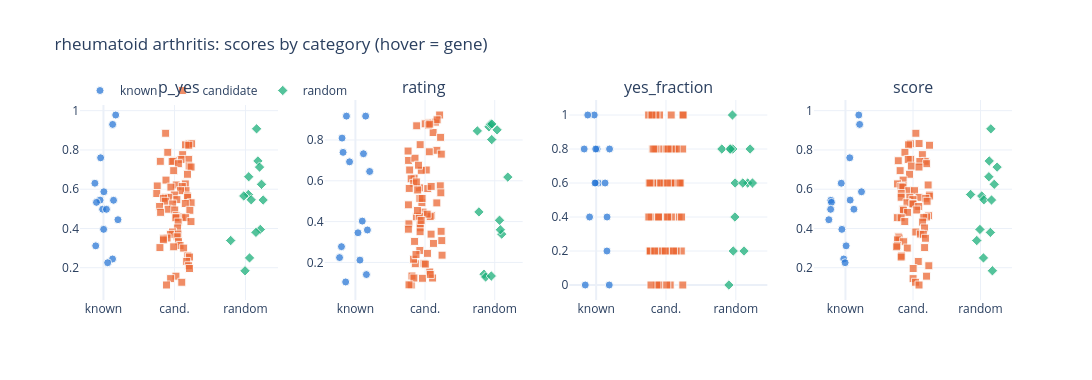
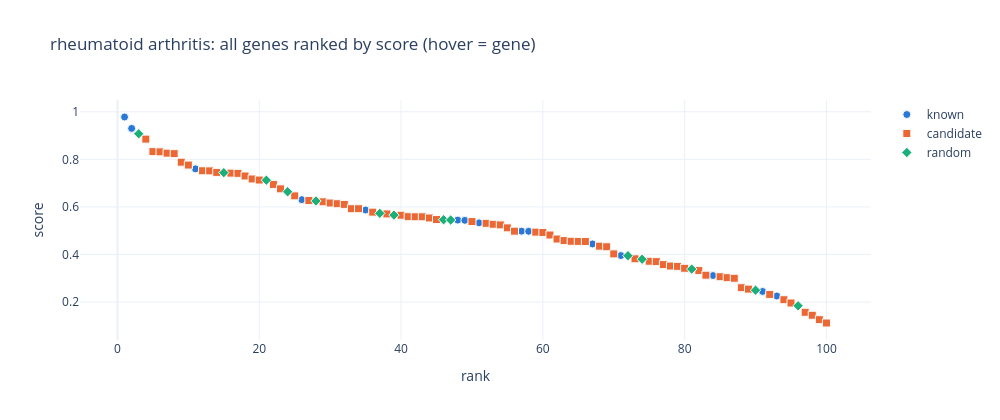

Notebook cell for these charts, in order:
### Markdown cell above
## 対話型グラフ（ホバーで遺伝子名）

### このセルがすること：p_yes / rating / yes_fraction / score を分類ごとの散布図にし、順位付きの全遺伝子図を描く
- 点にマウスを乗せると記号・タンパク質名・分類・値が出ます。色と形の両方で分類を示します。`pip install plotly nbformat ipython` が必要です（入れた後はカーネルを再起動）。

### Code cell
import plotly.graph_objects as go
from plotly.subplots import make_subplots
CAT = [("known", "#2a78d6", "circle"), ("candidate", "#eb6834", "square"), ("random", "#1baf7a", "diamond")]
hover = "<b>%{customdata[0]}</b><br>%{customdata[1]}<br>%{customdata[2]}<br>値 = %{y:.3f}<extra></extra>"
cols_plot = [c for c in ("p_yes", "rating", "yes_fraction", "score", "score_adj") if c in res.columns and res[c].notna().any()]
rj = random.Random(0)
fig = make_subplots(rows=1, cols=len(cols_plot), subplot_titles=cols_plot)
for k, col in enumerate(cols_plot):
    for j, (cat, color, sym) in enumerate(CAT):
        d = res[res["category"] == cat]
        fig.add_trace(go.Scatter(x=[j + (rj.random() - 0.5) * 0.5 for _ in range(len(d))], y=d[col], mode="markers", name=cat,
                                 legendgroup=cat, showlegend=(k == 0), marker=dict(color=color, symbol=sym, size=8, opacity=0.75, line=dict(width=1, color="#fcfcfb")),
                                 customdata=d[["symbol", "gene_label", "category"]].values, hovertemplate=hover), row=1, col=k + 1)
    fig.update_xaxes(tickvals=[0, 1, 2], ticktext=["known", "cand.", "random"], row=1, col=k + 1)
fig.update_layout(height=380, width=280 * len(cols_plot) + 100, title=f"{DISEASE}: scores by category (hover = gene)", template="plotly_white",
                  legend=dict(orientation="h", y=1.12, x=0))
fig.show()
order = res.sort_values(score_col, ascending=False).reset_index(drop=True)
fig3 = go.Figure()
for cat, color, sym in CAT:
    d = order[order["category"] == cat]
    fig3.add_trace(go.Scatter(x=d.index + 1, y=d[score_col], mode="markers", name=cat, marker=dict(color=color, symbol=sym, size=8, line=dict(width=1, color="#fcfcfb")),
                              customdata=d[["symbol", "gene_label", "category"]].values,
                              hovertemplate="rank %{x}<br><b>%{customdata[0]}</b><br>%{customdata[1]}<br>%{customdata[2]}<br>" + score_col + " = %{y:.3f}<extra></extra>"))
fig3.update_layout(title=f"{DISEASE}: all genes ranked by {score_col} (hover = gene)", xaxis_title="rank", yaxis_title=score_col, template="plotly_white", width=1000, height=420)
fig3.show()
html_path = OUT_CSV.replace(".csv", "_charts.html")
with open(html_path, "w", encoding="utf-8") as f:
    f.write("<html><head><meta charset='utf-8'></head><body>" + fig.to_html(full_html=False, include_plotlyjs="cdn") + fig3.to_html(full_html=False, include_plotlyjs="cdn") + "</body></html>")
print("saved:", html_path)

### Figure 1 — Plotly figure (JSON) as saved in the notebook; plotly's stock layout.template omitted (floating-point values rounded to 4 significant figures; data arrays with more than 128 entries replaced by an {"elided": "..."} marker saying what was removed)
{"data": [{"customdata": [["JAK3", "JAK3 (Janus kinase 3)", "known"], ["PTGS2", "PTGS2 (prostaglandin-endoperoxide synthase 2)", "known"], ["DHFR", "DHFR (dihydrofolate reductase)", "known"], ["IL6R", "IL6R (interleukin 6 receptor)", "known"], ["JAK2", "JAK2 (Janus kinase 2)", "known"], ["CD80", "CD80 (CD80 molecule)", "known"], ["IL6", "IL6 (interleukin 6)", "known"], ["MS4A1", "MS4A1 (membrane spanning 4-domains A1)", "known"], ["TNFSF11", "TNFSF11 (TNF superfamily member 11)", "known"], ["CD86", "CD86 (CD86 molecule)", "known"], ["NR3C1", "NR3C1 (nuclear receptor subfamily 3 group C member 1)", "known"], ["IL1R1", "IL1R1 (interleukin 1 receptor type 1)", "known"], ["TNF", "TNF (tumor necrosis factor)", "known"], ["JAK1", "JAK1 (Janus kinase 1)", "known"], ["DHODH", "DHODH (dihydroorotate dehydrogenase (quinone))", "known"]], "hovertemplate": "<b>%{customdata[0]}</b><br>%{customdata[1]}<br>%{customdata[2]}<br>値 = %{y:.3f}<extra></extra>", "legendgroup": "known", "marker": {"color": "#2a78d6", "line": {"color": "#fcfcfb", "width": 1}, "opacity": 0.75, "size": 8, "symbol": "circle"}, "mode": "markers", "name": "known", "showlegend": true, "type": "scatter", "x": [0.1722, 0.129, -0.03971, -0.1205, 0.005637, -0.04753, 0.1419, -0.09834, -0.0117, 0.04169, 0.2041, 0.002343, -0.1091, 0.1279, 0.05918], "xaxis": "x", "y": [0.978, 0.93, 0.76, 0.6305, 0.587, 0.5445, 0.5435, 0.533, 0.498, 0.4975, 0.4445, 0.3955, 0.3115, 0.2445, 0.2255], "yaxis": "y"}, {"customdata": {"elided": "71x3 str values"}, "hovertemplate": "<b>%{customdata[0]}</b><br>%{customdata[1]}<br>%{customdata[2]}<br>値 = %{y:.3f}<extra></extra>", "legendgroup": "candidate", "marker": {"color": "#eb6834", "line": {"color": "#fcfcfb", "width": 1}, "opacity": 0.75, "size": 8, "symbol": "square"}, "mode": "markers", "name": "candidate", "showlegend": true, "type": "scatter", "x": [0.8753, 1.205, 1.241, 1.155, 1.201, 0.9051, 1.115, 1.199, 1.092, 0.9861, 0.8004, 0.9671, 1.055, 1.207, 1.233, 0.9885, 1.183, 0.8802, 1.153, 1.024, 0.757, 1.11, 0.9494, 1.162, 1.084, 0.7506, 0.9968, 1.184, 0.872, 0.9126, 1.185, 0.8455, 1.034, 0.8693, 1.234, 1.152, 0.974, 0.7902, 0.91, 1.004, 1.216, 0.8045, 1.026, 1.103, 1.024, 1.157, 1.02, 1.232, 1.052, 1.044, 0.9725, 1.048, 0.9425, 1.038, 0.8952, 0.8447, 0.8434, 1.056, 1.078, 0.9883, 0.7949, 1.129, 1.188, 1.212, 1.171, 1.199, 1.212, 1.02, 0.9456, 1.103, 0.8878], "xaxis": "x", "y": [0.885, 0.8325, 0.8315, 0.826, 0.824, 0.788, 0.776, 0.752, 0.7515, 0.745, 0.742, 0.741, 0.73, 0.7175, 0.713, 0.6945, 0.676, 0.6465, 0.627, 0.6215, 0.6165, 0.6135, 0.6105, 0.5925, 0.5925, 0.578, 0.5705, 0.565, 0.559, 0.5585, 0.5585, 0.5535, 0.547, 0.5385, 0.531, 0.527, 0.5245, 0.512, 0.498, 0.494, 0.4925, 0.482, 0.465, 0.4585, 0.4555, 0.455, 0.4545, 0.435, 0.4325, 0.4025, 0.382, 0.3715, 0.37, 0.3575, 0.3515, 0.35, 0.342, 0.3325, 0.313, 0.3065, 0.3025, 0.3, 0.2605, 0.2545, 0.232, 0.21, 0.196, 0.157, 0.1445, 0.126, 0.112], "yaxis": "y"}, {"customdata": [["GGTLC3", "GGTLC3 (gamma-glutamyltransferase light chain family member 3)", "random"], ["BCL9", "BCL9 (BCL9 transcription coactivator)", "random"], ["EXOSC5", "EXOSC5 (exosome component 5)", "random"], ["CCDC39", "CCDC39 (coiled-coil domain 39 molecular ruler complex subunit)", "random"], ["NR2C1", "NR2C1 (nuclear receptor subfamily 2 group C member 1)", "random"], ["GLIPR1", "GLIPR1 (GLI pathogenesis related 1)", "random"], ["POLGARF", "POLGARF (POLG alternative reading frame)", "random"], ["PCDH11Y", "PCDH11Y (protocadherin 11 Y-linked)", "random"], ["NUDT1", "NUDT1 (nudix hydrolase 1)", "random"], ["KCNE4", "KCNE4 (potassium voltage-gated channel subfamily E regulatory subunit 4)", "random"], ["OR8U8", "OR8U8 (olfactory receptor family 8 subfamily U member 8)", "random"], ["CDC20B", "CDC20B (cell division cycle 20B)", "random"], ["ATG4C", "ATG4C (autophagy related 4C cysteine peptidase)", "random"], ["MELK", "MELK (maternal embryonic leucine zipper kinase)", "random"]], "hovertemplate": "<b>%{customdata[0]}</b><br>%{customdata[1]}<br>%{customdata[2]}<br>値 = %{y:.3f}<extra></extra>", "legendgroup": "random", "marker": {"color": "#1baf7a", "line": {"color": "#fcfcfb", "width": 1}, "opacity": 0.75, "size": 8, "symbol": "diamond"}, "mode": "markers", "name": "random", "showlegend": true, "type": "scatter", "x": [2.156, 2.175, 2.198, 2.045, 2.225, 2.04, 1.975, 2.08, 2.248, 2.208, 2.147, 1.791, 2.056, 1.993], "xaxis": "x", "y": [0.9075, 0.744, 0.7125, 0.6635, 0.625, 0.573, 0.5655, 0.546, 0.545, 0.395, 0.38, 0.3385, 0.25, 0.1845], "yaxis": "y"}, {"customdata": [["JAK3", "JAK3 (Janus kinase 3)", "known"], ["PTGS2", "PTGS2 (prostaglandin-endoperoxide synthase 2)", "known"], ["DHFR", "DHFR (dihydrofolate reductase)", "known"], ["IL6R", "IL6R (interleukin 6 receptor)", "known"], ["JAK2", "JAK2 (Janus kinase 2)", "known"], ["CD80", "CD80 (CD80 molecule)", "known"], ["IL6", "IL6 (interleukin 6)", "known"], ["MS4A1", "MS4A1 (membrane spanning 4-domains A1)", "known"], ["TNFSF11", "TNFSF11 (TNF superfamily member 11)", "known"], ["CD86", "CD86 (CD86 molecule)", "known"], ["NR3C1", "NR3C1 (nuclear receptor subfamily 3 group C member 1)", "known"], ["IL1R1", "IL1R1 (interleukin 1 receptor type 1)", "known"], ["TNF", "TNF (tumor necrosis factor)", "known"], ["JAK1", "JAK1 (Janus kinase 1)", "known"], ["DHODH", "DHODH (dihydroorotate dehydrogenase (quinone))", "known"]], "hovertemplate": "<b>%{customdata[0]}</b><br>%{customdata[1]}<br>%{customdata[2]}<br>値 = %{y:.3f}<extra></extra>", "legendgroup": "known", "marker": {"color": "#2a78d6", "line": {"color": "#fcfcfb", "width": 1}, "opacity": 0.75, "size": 8, "symbol": "circle"}, "mode": "markers", "name": "known", "showlegend": false, "type": "scatter", "x": [0.06507, 0.1725, -0.1285, 0.1157, -0.1914, -0.1398, 0.1473, -0.08373, 0.158, -0.1997, -0.1768, 0.09884, -0.2274, 0.03693, 0.205], "xaxis": "x2", "y": [0.2113, 0.359, 0.917, 0.7327, 0.8093, 0.1042, 0.917, 0.6931, 0.1405, 0.2772, 0.7394, 0.4026, 0.2237, 0.3453, 0.6457], "yaxis": "y2"}, {"customdata": {"elided": "71x3 str values"}, "hovertemplate": "<b>%{customdata[0]}</b><br>%{customdata[1]}<br>%{customdata[2]}<br>値 = %{y:.3f}<extra></extra>", "legendgroup": "candidate", "marker": {"color": "#eb6834", "line": {"color": "#fcfcfb", "width": 1}, "opacity": 0.75, "size": 8, "symbol": "square"}, "mode": "markers", "name": "candidate", "showlegend": false, "type": "scatter", "x": [1.017, 1.09, 0.7633, 1.067, 1.053, 1.038, 0.9456, 0.9351, 1.24, 0.7682, 0.7608, 1.231, 0.8425, 0.8119, 0.8553, 1.15, 1.218, 0.7614, 0.9628, 0.8008, 0.88, 0.8604, 1.073, 0.9251, 0.8402, 1.002, 0.7697, 0.8005, 1.244, 0.8497, 0.9293, 1.116, 1.169, 1.209, 0.8347, 1.086, 1.233, 0.779, 1.088, 1.173, 0.9212, 0.8753, 1.048, 0.9712, 0.8374, 0.9858, 0.955, 1.035, 1.004, 0.9057, 0.9286, 1.169, 0.8755, 1.03, 0.7562, 1.121, 0.918, 0.7728, 0.8904, 0.8701, 1.227, 0.9261, 0.8939, 0.9296, 1.223, 1.067, 1.061, 1.108, 0.944, 0.9572, 1.075], "xaxis": "x2", "y": [0.653, 0.4302, 0.6999, 0.1529, 0.884, 0.5618, 0.6512, 0.3697, 0.3069, 0.3891, 0.3628, 0.3524, 0.613, 0.1334, 0.7108, 0.8876, 0.5755, 0.4823, 0.1222, 0.0893, 0.8695, 0.1935, 0.4245, 0.2587, 0.1235, 0.8792, 0.0901, 0.6099, 0.2355, 0.303, 0.386, 0.8367, 0.7495, 0.9225, 0.2156, 0.3386, 0.7307, 0.653, 0.5726, 0.8989, 0.5653, 0.4236, 0.8732, 0.4466, 0.5873, 0.1953, 0.4927, 0.2443, 0.1916, 0.6764, 0.3506, 0.4916, 0.5944, 0.4365, 0.7459, 0.2932, 0.4264, 0.5626, 0.4544, 0.2385, 0.5411, 0.5136, 0.555, 0.7771, 0.813, 0.8778, 0.7422, 0.1235, 0.4056, 0.5136, 0.141], "yaxis": "y2"}, {"customdata": [["GGTLC3", "GGTLC3 (gamma-glutamyltransferase light chain family member 3)", "random"], ["BCL9", "BCL9 (BCL9 transcription coactivator)", "random"], ["EXOSC5", "EXOSC5 (exosome component 5)", "random"], ["CCDC39", "CCDC39 (coiled-coil domain 39 molecular ruler complex subunit)", "random"], ["NR2C1", "NR2C1 (nuclear receptor subfamily 2 group C member 1)", "random"], ["GLIPR1", "GLIPR1 (GLI pathogenesis related 1)", "random"], ["POLGARF", "POLGARF (POLG alternative reading frame)", "random"], ["PCDH11Y", "PCDH11Y (protocadherin 11 Y-linked)", "random"], ["NUDT1", "NUDT1 (nudix hydrolase 1)", "random"], ["KCNE4", "KCNE4 (potassium voltage-gated channel subfamily E regulatory subunit 4)", "random"], ["OR8U8", "OR8U8 (olfactory receptor family 8 subfamily U member 8)", "random"], ["CDC20B", "CDC20B (cell division cycle 20B)", "random"], ["ATG4C", "ATG4C (autophagy related 4C cysteine peptidase)", "random"], ["MELK", "MELK (maternal embryonic leucine zipper kinase)", "random"]], "hovertemplate": "<b>%{customdata[0]}</b><br>%{customdata[1]}<br>%{customdata[2]}<br>値 = %{y:.3f}<extra></extra>", "legendgroup": "random", "marker": {"color": "#1baf7a", "line": {"color": "#fcfcfb", "width": 1}, "opacity": 0.75, "size": 8, "symbol": "diamond"}, "mode": "markers", "name": "random", "showlegend": false, "type": "scatter", "x": [1.751, 1.846, 1.917, 1.87, 2.069, 1.939, 2.188, 2.034, 1.957, 1.951, 2.101, 1.959, 2.081, 1.773], "xaxis": "x2", "y": [0.8445, 0.1425, 0.8643, 0.1286, 0.4067, 0.8771, 0.6181, 0.8496, 0.802, 0.1334, 0.3386, 0.8785, 0.3599, 0.4475], "yaxis": "y2"}, {"customdata": [["JAK3", "JAK3 (Janus kinase 3)", "known"], ["PTGS2", "PTGS2 (prostaglandin-endoperoxide synthase 2)", "known"], ["DHFR", "DHFR (dihydrofolate reductase)", "known"], ["IL6R", "IL6R (interleukin 6 receptor)", "known"], ["JAK2", "JAK2 (Janus kinase 2)", "known"], ["CD80", "CD80 (CD80 molecule)", "known"], ["IL6", "IL6 (interleukin 6)", "known"], ["MS4A1", "MS4A1 (membrane spanning 4-domains A1)", "known"], ["TNFSF11", "TNFSF11 (TNF superfamily member 11)", "known"], ["CD86", "CD86 (CD86 molecule)", "known"], ["NR3C1", "NR3C1 (nuclear receptor subfamily 3 group C member 1)", "known"], ["IL1R1", "IL1R1 (interleukin 1 receptor type 1)", "known"], ["TNF", "TNF (tumor necrosis factor)", "known"], ["JAK1", "JAK1 (Janus kinase 1)", "known"], ["DHODH", "DHODH (dihydroorotate dehydrogenase (quinone))", "known"]], "hovertemplate": "<b>%{customdata[0]}</b><br>%{customdata[1]}<br>%{customdata[2]}<br>値 = %{y:.3f}<extra></extra>", "legendgroup": "known", "marker": {"color": "#2a78d6", "line": {"color": "#fcfcfb", "width": 1}, "opacity": 0.75, "size": 8, "symbol": "circle"}, "mode": "markers", "name": "known", "showlegend": false, "type": "scatter", "x": [-0.02732, -0.1204, -0.1712, 0.01379, -0.006367, 0.0307, 0.1277, 0.1919, -0.002709, -0.09397, -0.01655, 0.1545, 0.1875, 0.1562, -0.156], "xaxis": "x3", "y": [1.0, 1.0, 0.8, 0.8, 0.8, 0.6, 0.6, 0.8, 0.6, 0.4, 0.6, 0.2, 0.0, 0.4, 0.0], "yaxis": "y3"}, {"customdata": {"elided": "71x3 str values"}, "hovertemplate": "<b>%{customdata[0]}</b><br>%{customdata[1]}<br>%{customdata[2]}<br>値 = %{y:.3f}<extra></extra>", "legendgroup": "candidate", "marker": {"color": "#eb6834", "line": {"color": "#fcfcfb", "width": 1}, "opacity": 0.75, "size": 8, "symbol": "square"}, "mode": "markers", "name": "candidate", "showlegend": false, "type": "scatter", "x": [1.25, 1.067, 0.7917, 1.113, 1.243, 0.9509, 1.089, 0.9081, 0.8568, 1.109, 0.7512, 1.161, 1.014, 0.7989, 0.8095, 1.075, 1.187, 0.89, 1.239, 0.8001, 1.177, 0.9483, 0.7907, 0.8874, 0.9765, 1.146, 1.181, 0.8167, 1.01, 1.075, 0.9235, 1.186, 0.8892, 0.7593, 0.7703, 1.09, 1.029, 1.223, 1.219, 1.205, 0.771, 1.125, 1.101, 1.078, 1.106, 1.201, 1.07, 0.9362, 1.019, 0.8539, 1.044, 0.7544, 0.8255, 0.9167, 1.145, 1.109, 0.9191, 1.06, 0.7706, 0.8319, 1.241, 0.8948, 0.9474, 1.024, 0.8967, 0.989, 0.8699, 0.7741, 0.8398, 1.012, 0.7854], "xaxis": "x3", "y": [1.0, 0.8, 1.0, 0.8, 1.0, 0.8, 0.8, 1.0, 1.0, 0.8, 1.0, 0.8, 0.4, 0.6, 0.8, 1.0, 0.6, 0.4, 0.8, 1.0, 0.6, 0.6, 0.4, 0.6, 0.6, 0.8, 0.6, 0.6, 0.8, 0.8, 0.6, 0.4, 0.4, 0.6, 0.2, 0.2, 0.8, 0.4, 0.2, 0.6, 0.6, 0.6, 0.6, 0.4, 0.6, 0.6, 0.6, 0.2, 0.6, 0.8, 0.2, 0.4, 0.8, 0.0, 0.2, 0.2, 0.2, 0.0, 0.2, 0.2, 0.0, 0.4, 0.2, 0.4, 0.0, 0.2, 0.0, 0.2, 0.2, 0.0, 0.0], "yaxis": "y3"}, {"customdata": [["GGTLC3", "GGTLC3 (gamma-glutamyltransferase light chain family member 3)", "random"], ["BCL9", "BCL9 (BCL9 transcription coactivator)", "random"], ["EXOSC5", "EXOSC5 (exosome component 5)", "random"], ["CCDC39", "CCDC39 (coiled-coil domain 39 molecular ruler complex subunit)", "random"], ["NR2C1", "NR2C1 (nuclear receptor subfamily 2 group C member 1)", "random"], ["GLIPR1", "GLIPR1 (GLI pathogenesis related 1)", "random"], ["POLGARF", "POLGARF (POLG alternative reading frame)", "random"], ["PCDH11Y", "PCDH11Y (protocadherin 11 Y-linked)", "random"], ["NUDT1", "NUDT1 (nudix hydrolase 1)", "random"], ["KCNE4", "KCNE4 (potassium voltage-gated channel subfamily E regulatory subunit 4)", "random"], ["OR8U8", "OR8U8 (olfactory receptor family 8 subfamily U member 8)", "random"], ["CDC20B", "CDC20B (cell division cycle 20B)", "random"], ["ATG4C", "ATG4C (autophagy related 4C cysteine peptidase)", "random"], ["MELK", "MELK (maternal embryonic leucine zipper kinase)", "random"]], "hovertemplate": "<b>%{customdata[0]}</b><br>%{customdata[1]}<br>%{customdata[2]}<br>値 = %{y:.3f}<extra></extra>", "legendgroup": "random", "marker": {"color": "#1baf7a", "line": {"color": "#fcfcfb", "width": 1}, "opacity": 0.75, "size": 8, "symbol": "diamond"}, "mode": "markers", "name": "random", "showlegend": false, "type": "scatter", "x": [1.952, 1.914, 1.957, 1.8, 2.204, 1.987, 2.17, 2.238, 1.922, 1.99, 2.1, 1.963, 1.901, 2.117], "xaxis": "x3", "y": [1.0, 0.8, 0.8, 0.8, 0.8, 0.4, 0.6, 0.6, 0.8, 0.6, 0.6, 0.2, 0.0, 0.2], "yaxis": "y3"}, {"customdata": [["JAK3", "JAK3 (Janus kinase 3)", "known"], ["PTGS2", "PTGS2 (prostaglandin-endoperoxide synthase 2)", "known"], ["DHFR", "DHFR (dihydrofolate reductase)", "known"], ["IL6R", "IL6R (interleukin 6 receptor)", "known"], ["JAK2", "JAK2 (Janus kinase 2)", "known"], ["CD80", "CD80 (CD80 molecule)", "known"], ["IL6", "IL6 (interleukin 6)", "known"], ["MS4A1", "MS4A1 (membrane spanning 4-domains A1)", "known"], ["TNFSF11", "TNFSF11 (TNF superfamily member 11)", "known"], ["CD86", "CD86 (CD86 molecule)", "known"], ["NR3C1", "NR3C1 (nuclear receptor subfamily 3 group C member 1)", "known"], ["IL1R1", "IL1R1 (interleukin 1 receptor type 1)", "known"], ["TNF", "TNF (tumor necrosis factor)", "known"], ["JAK1", "JAK1 (Janus kinase 1)", "known"], ["DHODH", "DHODH (dihydroorotate dehydrogenase (quinone))", "known"]], "hovertemplate": "<b>%{customdata[0]}</b><br>%{customdata[1]}<br>%{customdata[2]}<br>値 = %{y:.3f}<extra></extra>", "legendgroup": "known", "marker": {"color": "#2a78d6", "line": {"color": "#fcfcfb", "width": 1}, "opacity": 0.75, "size": 8, "symbol": "circle"}, "mode": "markers", "name": "known", "showlegend": false, "type": "scatter", "x": [0.1972, 0.2098, 0.06337, -0.06221, 0.2373, 0.06944, -0.2171, -0.2077, 0.1249, -0.2194, -0.2461, -0.0531, 0.009502, -0.02573, -0.005691], "xaxis": "x4", "y": [0.978, 0.93, 0.76, 0.6305, 0.587, 0.5445, 0.5435, 0.533, 0.498, 0.4975, 0.4445, 0.3955, 0.3115, 0.2445, 0.2255], "yaxis": "y4"}, {"customdata": {"elided": "71x3 str values"}, "hovertemplate": "<b>%{customdata[0]}</b><br>%{customdata[1]}<br>%{customdata[2]}<br>値 = %{y:.3f}<extra></extra>", "legendgroup": "candidate", "marker": {"color": "#eb6834", "line": {"color": "#fcfcfb", "width": 1}, "opacity": 0.75, "size": 8, "symbol": "square"}, "mode": "markers", "name": "candidate", "showlegend": false, "type": "scatter", "x": [1.042, 1.09, 0.9615, 0.9342, 1.244, 0.8805, 1.139, 0.9656, 0.9293, 0.7819, 1.182, 1.101, 1.202, 0.9758, 1.088, 0.8095, 0.949, 0.8536, 0.7711, 1.224, 0.8579, 0.8232, 0.849, 0.939, 1.023, 0.8257, 1.244, 1.241, 0.8242, 0.953, 1.09, 1.189, 0.9977, 1.209, 0.9112, 0.9992, 0.9993, 1.085, 0.851, 1.055, 0.8594, 0.9201, 1.231, 1.2, 1.159, 0.7677, 0.8242, 0.8784, 1.142, 1.171, 1.041, 1.109, 1.154, 0.7832, 0.7923, 1.184, 0.7697, 0.8625, 0.7703, 0.7576, 1.172, 0.9153, 0.8303, 0.8244, 1.078, 1.234, 1.002, 1.201, 1.001, 1.037, 1.089], "xaxis": "x4", "y": [0.885, 0.8325, 0.8315, 0.826, 0.824, 0.788, 0.776, 0.752, 0.7515, 0.745, 0.742, 0.741, 0.73, 0.7175, 0.713, 0.6945, 0.676, 0.6465, 0.627, 0.6215, 0.6165, 0.6135, 0.6105, 0.5925, 0.5925, 0.578, 0.5705, 0.565, 0.559, 0.5585, 0.5585, 0.5535, 0.547, 0.5385, 0.531, 0.527, 0.5245, 0.512, 0.498, 0.494, 0.4925, 0.482, 0.465, 0.4585, 0.4555, 0.455, 0.4545, 0.435, 0.4325, 0.4025, 0.382, 0.3715, 0.37, 0.3575, 0.3515, 0.35, 0.342, 0.3325, 0.313, 0.3065, 0.3025, 0.3, 0.2605, 0.2545, 0.232, 0.21, 0.196, 0.157, 0.1445, 0.126, 0.112], "yaxis": "y4"}, {"customdata": [["GGTLC3", "GGTLC3 (gamma-glutamyltransferase light chain family member 3)", "random"], ["BCL9", "BCL9 (BCL9 transcription coactivator)", "random"], ["EXOSC5", "EXOSC5 (exosome component 5)", "random"], ["CCDC39", "CCDC39 (coiled-coil domain 39 molecular ruler complex subunit)", "random"], ["NR2C1", "NR2C1 (nuclear receptor subfamily 2 group C member 1)", "random"], ["GLIPR1", "GLIPR1 (GLI pathogenesis related 1)", "random"], ["POLGARF", "POLGARF (POLG alternative reading frame)", "random"], ["PCDH11Y", "PCDH11Y (protocadherin 11 Y-linked)", "random"], ["NUDT1", "NUDT1 (nudix hydrolase 1)", "random"], ["KCNE4", "KCNE4 (potassium voltage-gated channel subfamily E regulatory subunit 4)", "random"], ["OR8U8", "OR8U8 (olfactory receptor family 8 subfamily U member 8)", "random"], ["CDC20B", "CDC20B (cell division cycle 20B)", "random"], ["ATG4C", "ATG4C (autophagy related 4C cysteine peptidase)", "random"], ["MELK", "MELK (maternal embryonic leucine zipper kinase)", "random"]], "hovertemplate": "<b>%{customdata[0]}</b><br>%{customdata[1]}<br>%{customdata[2]}<br>値 = %{y:.3f}<extra></extra>", "legendgroup": "random", "marker": {"color": "#1baf7a", "line": {"color": "#fcfcfb", "width": 1}, "opacity": 0.75, "size": 8, "symbol": "diamond"}, "mode": "markers", "name": "random", "showlegend": false, "type": "scatter", "x": [2.153, 2.129, 2.245, 2.123, 2.203, 1.853, 2.018, 2.049, 2.163, 1.991, 2.146, 1.944, 2.043, 2.176], "xaxis": "x4", "y": [0.9075, 0.744, 0.7125, 0.6635, 0.625, 0.573, 0.5655, 0.546, 0.545, 0.395, 0.38, 0.3385, 0.25, 0.1845], "yaxis": "y4"}], "layout": {"annotations": [{"font": {"size": 16}, "showarrow": false, "text": "p_yes", "x": 0.1062, "xanchor": "center", "xref": "paper", "y": 1.0, "yanchor": "bottom", "yref": "paper"}, {"font": {"size": 16}, "showarrow": false, "text": "rating", "x": 0.3688, "xanchor": "center", "xref": "paper", "y": 1.0, "yanchor": "bottom", "yref": "paper"}, {"font": {"size": 16}, "showarrow": false, "text": "yes_fraction", "x": 0.6313, "xanchor": "center", "xref": "paper", "y": 1.0, "yanchor": "bottom", "yref": "paper"}, {"font": {"size": 16}, "showarrow": false, "text": "score", "x": 0.8938, "xanchor": "center", "xref": "paper", "y": 1.0, "yanchor": "bottom", "yref": "paper"}], "height": 380, "legend": {"orientation": "h", "x": 0, "y": 1.12}, "title": {"text": "rheumatoid arthritis: scores by category (hover = gene)"}, "width": 1220, "xaxis": {"anchor": "y", "domain": [0.0, 0.2125], "ticktext": ["known", "cand.", "random"], "tickvals": [0, 1, 2]}, "xaxis2": {"anchor": "y2", "domain": [0.2625, 0.475], "ticktext": ["known", "cand.", "random"], "tickvals": [0, 1, 2]}, "xaxis3": {"anchor": "y3", "domain": [0.525, 0.7375], "ticktext": ["known", "cand.", "random"], "tickvals": [0, 1, 2]}, "xaxis4": {"anchor": "y4", "domain": [0.7875, 1.0], "ticktext": ["known", "cand.", "random"], "tickvals": [0, 1, 2]}, "yaxis": {"anchor": "x", "domain": [0.0, 1.0]}, "yaxis2": {"anchor": "x2", "domain": [0.0, 1.0]}, "yaxis3": {"anchor": "x3", "domain": [0.0, 1.0]}, "yaxis4": {"anchor": "x4", "domain": [0.0, 1.0]}}}

### Figure 2 — Plotly figure (JSON) as saved in the notebook; plotly's stock layout.template omitted (floating-point values rounded to 4 significant figures; data arrays with more than 128 entries replaced by an {"elided": "..."} marker saying what was removed)
{"data": [{"customdata": [["JAK3", "JAK3 (Janus kinase 3)", "known"], ["PTGS2", "PTGS2 (prostaglandin-endoperoxide synthase 2)", "known"], ["DHFR", "DHFR (dihydrofolate reductase)", "known"], ["IL6R", "IL6R (interleukin 6 receptor)", "known"], ["JAK2", "JAK2 (Janus kinase 2)", "known"], ["CD80", "CD80 (CD80 molecule)", "known"], ["IL6", "IL6 (interleukin 6)", "known"], ["MS4A1", "MS4A1 (membrane spanning 4-domains A1)", "known"], ["TNFSF11", "TNFSF11 (TNF superfamily member 11)", "known"], ["CD86", "CD86 (CD86 molecule)", "known"], ["NR3C1", "NR3C1 (nuclear receptor subfamily 3 group C member 1)", "known"], ["IL1R1", "IL1R1 (interleukin 1 receptor type 1)", "known"], ["TNF", "TNF (tumor necrosis factor)", "known"], ["JAK1", "JAK1 (Janus kinase 1)", "known"], ["DHODH", "DHODH (dihydroorotate dehydrogenase (quinone))", "known"]], "hovertemplate": "rank %{x}<br><b>%{customdata[0]}</b><br>%{customdata[1]}<br>%{customdata[2]}<br>score = %{y:.3f}<extra></extra>", "marker": {"color": "#2a78d6", "line": {"color": "#fcfcfb", "width": 1}, "size": 8, "symbol": "circle"}, "mode": "markers", "name": "known", "type": "scatter", "x": [1, 2, 11, 26, 35, 48, 49, 51, 57, 58, 67, 71, 84, 91, 93], "y": [0.978, 0.93, 0.76, 0.6305, 0.587, 0.5445, 0.5435, 0.533, 0.498, 0.4975, 0.4445, 0.3955, 0.3115, 0.2445, 0.2255]}, {"customdata": {"elided": "71x3 str values"}, "hovertemplate": "rank %{x}<br><b>%{customdata[0]}</b><br>%{customdata[1]}<br>%{customdata[2]}<br>score = %{y:.3f}<extra></extra>", "marker": {"color": "#eb6834", "line": {"color": "#fcfcfb", "width": 1}, "size": 8, "symbol": "square"}, "mode": "markers", "name": "candidate", "type": "scatter", "x": [4, 5, 6, 7, 8, 9, 10, 12, 13, 14, 16, 17, 18, 19, 20, 22, 23, 25, 27, 29, 30, 31, 32, 33, 34, 36, 38, 40, 41, 42, 43, 44, 45, 50, 52, 53, 54, 55, 56, 59, 60, 61, 62, 63, 64, 65, 66, 68, 69, 70, 73, 75, 76, 77, 78, 79, 80, 82, 83, 85, 86, 87, 88, 89, 92, 94, 95, 97, 98, 99, 100], "y": [0.885, 0.8325, 0.8315, 0.826, 0.824, 0.788, 0.776, 0.752, 0.7515, 0.745, 0.742, 0.741, 0.73, 0.7175, 0.713, 0.6945, 0.676, 0.6465, 0.627, 0.6215, 0.6165, 0.6135, 0.6105, 0.5925, 0.5925, 0.578, 0.5705, 0.565, 0.559, 0.5585, 0.5585, 0.5535, 0.547, 0.5385, 0.531, 0.527, 0.5245, 0.512, 0.498, 0.494, 0.4925, 0.482, 0.465, 0.4585, 0.4555, 0.455, 0.4545, 0.435, 0.4325, 0.4025, 0.382, 0.3715, 0.37, 0.3575, 0.3515, 0.35, 0.342, 0.3325, 0.313, 0.3065, 0.3025, 0.3, 0.2605, 0.2545, 0.232, 0.21, 0.196, 0.157, 0.1445, 0.126, 0.112]}, {"customdata": [["GGTLC3", "GGTLC3 (gamma-glutamyltransferase light chain family member 3)", "random"], ["BCL9", "BCL9 (BCL9 transcription coactivator)", "random"], ["EXOSC5", "EXOSC5 (exosome component 5)", "random"], ["CCDC39", "CCDC39 (coiled-coil domain 39 molecular ruler complex subunit)", "random"], ["NR2C1", "NR2C1 (nuclear receptor subfamily 2 group C member 1)", "random"], ["GLIPR1", "GLIPR1 (GLI pathogenesis related 1)", "random"], ["POLGARF", "POLGARF (POLG alternative reading frame)", "random"], ["PCDH11Y", "PCDH11Y (protocadherin 11 Y-linked)", "random"], ["NUDT1", "NUDT1 (nudix hydrolase 1)", "random"], ["KCNE4", "KCNE4 (potassium voltage-gated channel subfamily E regulatory subunit 4)", "random"], ["OR8U8", "OR8U8 (olfactory receptor family 8 subfamily U member 8)", "random"], ["CDC20B", "CDC20B (cell division cycle 20B)", "random"], ["ATG4C", "ATG4C (autophagy related 4C cysteine peptidase)", "random"], ["MELK", "MELK (maternal embryonic leucine zipper kinase)", "random"]], "hovertemplate": "rank %{x}<br><b>%{customdata[0]}</b><br>%{customdata[1]}<br>%{customdata[2]}<br>score = %{y:.3f}<extra></extra>", "marker": {"color": "#1baf7a", "line": {"color": "#fcfcfb", "width": 1}, "size": 8, "symbol": "diamond"}, "mode": "markers", "name": "random", "type": "scatter", "x": [3, 15, 21, 24, 28, 37, 39, 46, 47, 72, 74, 81, 90, 96], "y": [0.9075, 0.744, 0.7125, 0.6635, 0.625, 0.573, 0.5655, 0.546, 0.545, 0.395, 0.38, 0.3385, 0.25, 0.1845]}], "layout": {"height": 420, "title": {"text": "rheumatoid arthritis: all genes ranked by score (hover = gene)"}, "width": 1000, "xaxis": {"title": {"text": "rank"}}, "yaxis": {"title": {"text": "score"}}}}
